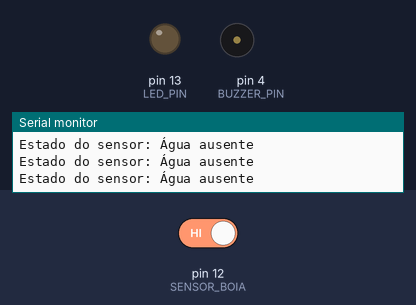
The sketch below on a simulated Arduino Uno, built with avr-gcc and run on an emulated ATmega328P. Parts: output pins drawn as LEDs (lit = HIGH), buzzer (waves = sounding), the last lines printed to the serial monitor. The test bench sets the inputs (shaded band); at power-on: pin 12 (SENSOR_BOIA) HIGH.

Above: at 2.8 s.
2.9 s: pin 12 (SENSOR_BOIA) driven LOW
At 3.8 s:
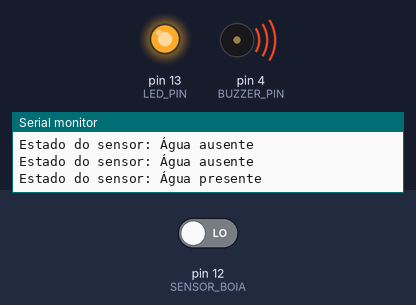
4.5 s: pin 12 (SENSOR_BOIA) driven HIGH
At 5.5 s:
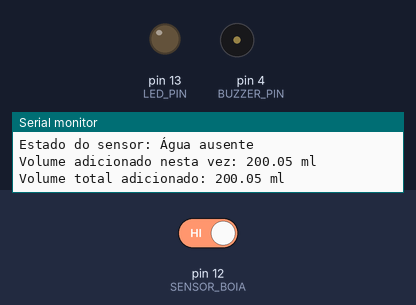
Timing chart, 0 to 7.5 s (numbered marks = the images above; inputs shaded):
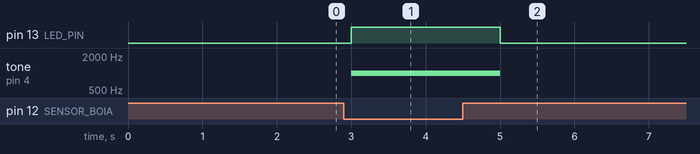

Measured:
- after the input at 2.9 s, pin 13 (LED_PIN): LOW → HIGH after 0.10 s; tone on pin 4 (BUZZER_PIN): silent → 1000 Hz after 0.10 s
- after the input at 4.5 s, pin 13 (LED_PIN): HIGH → LOW after 0.50 s; tone on pin 4 (BUZZER_PIN): 1000 Hz → silent after 0.50 s

The sketch:

sketch_jun23a.ino
```cpp
#define SENSOR_BOIA 12   // Define o pino GPIO12 para o sensor de boia
#define BUZZER_PIN 4     // Define o pino GPIO4 para o buzzer
#define LED_PIN 13    // Define o pino GPIO3 (D0/RX) para o LED azul

// Coeficientes da curva de calibração linear
const float m = 50.0;  // Coeficiente angular (ml/cm)
const float b = 100.0; // Coeficiente linear (ml)

float volumeTotalAdicionado = 0.0; // Volume total de água adicionado em ml

unsigned long tempoInicio = 0;
unsigned long tempoFinal = 0;
bool aguaPresente = false;

void setup() {
  pinMode(SENSOR_BOIA, INPUT_PULLUP); // Configura o pino do sensor de boia como entrada com pull-up interno
  pinMode(BUZZER_PIN, OUTPUT);        // Configura o pino do buzzer como saída
  pinMode(LED_PIN, OUTPUT);           // Configura o pino do LED azul como saída
  Serial.begin(115200);
}

void loop() {
  int estadoSensor = digitalRead(SENSOR_BOIA); // Lê o estado do sensor de boia

  Serial.print("Estado do sensor: ");
  if (estadoSensor == LOW) {  // O estado será LOW quando a boia estiver fechando o circuito (detectando água)
    Serial.println("Água presente");
    tone(BUZZER_PIN, 1000);   // Liga o buzzer com um tom de 1000 Hz
    digitalWrite(LED_PIN, HIGH); // Liga o LED azul

    if (!aguaPresente) {
      tempoInicio = millis();
      aguaPresente = true;
    }

  } else {
    Serial.println("Água ausente");
    noTone(BUZZER_PIN);       // Desliga o buzzer
    digitalWrite(LED_PIN, LOW);  // Desliga o LED azul

    if (aguaPresente) {
      tempoFinal = millis();
      unsigned long tempoTotal = tempoFinal - tempoInicio; // Tempo total em milissegundos
      float comprimentoBoia = tempoTotal / 1000.0; // Comprimento da boia em cm (exemplo)
      float volumeAdicionado = m * comprimentoBoia + b; // Estimativa do volume adicionado
      volumeTotalAdicionado += volumeAdicionado; // Adiciona o volume ao total
      Serial.print("Volume adicionado nesta vez: ");
      Serial.print(volumeAdicionado);
      Serial.println(" ml");
      Serial.print("Volume total adicionado: ");
      Serial.print(volumeTotalAdicionado);
      Serial.println(" ml");
      aguaPresente = false;
    }
  }

  delay(1000);  // Aguarda 1 segundo antes de ler novamente
}
```
